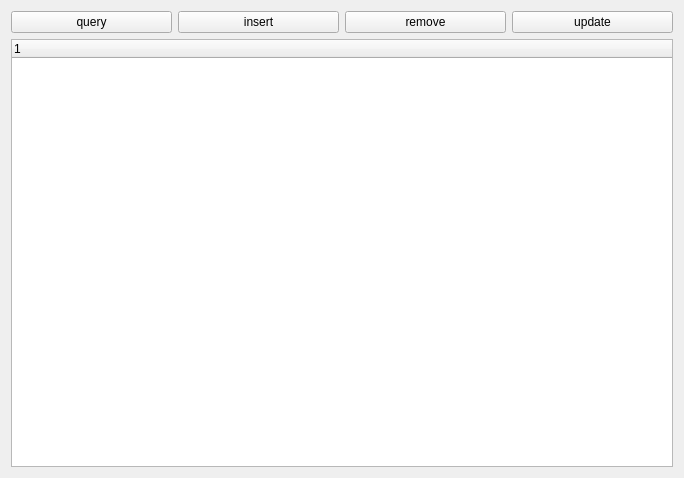
<?xml version="1.0" encoding="UTF-8"?>
<ui version="4.0">
 <class>MainWindow</class>
 <widget class="QMainWindow" name="MainWindow">
  <property name="enabled">
   <bool>true</bool>
  </property>
  <property name="geometry">
   <rect>
    <x>0</x>
    <y>0</y>
    <width>684</width>
    <height>478</height>
   </rect>
  </property>
  <property name="windowTitle">
   <string>MainWindow</string>
  </property>
  <widget class="QWidget" name="centralWidget">
   <layout class="QVBoxLayout" name="verticalLayout">
    <item>
     <layout class="QHBoxLayout" name="horizontalLayout_2">
      <item>
       <widget class="QPushButton" name="btn_connect">
        <property name="text">
         <string>query</string>
        </property>
       </widget>
      </item>
      <item>
       <widget class="QPushButton" name="btn_insert">
        <property name="text">
         <string>insert</string>
        </property>
       </widget>
      </item>
      <item>
       <widget class="QPushButton" name="btn_remove">
        <property name="text">
         <string>remove</string>
        </property>
       </widget>
      </item>
      <item>
       <widget class="QPushButton" name="btn_update">
        <property name="text">
         <string>update</string>
        </property>
       </widget>
      </item>
     </layout>
    </item>
    <item>
     <widget class="QTreeWidget" name="treeWidget_database">
      <column>
       <property name="text">
        <string notr="true">1</string>
       </property>
      </column>
     </widget>
    </item>
   </layout>
  </widget>
 </widget>
 <layoutdefault spacing="6" margin="11"/>
 <resources/>
 <connections/>
</ui>
